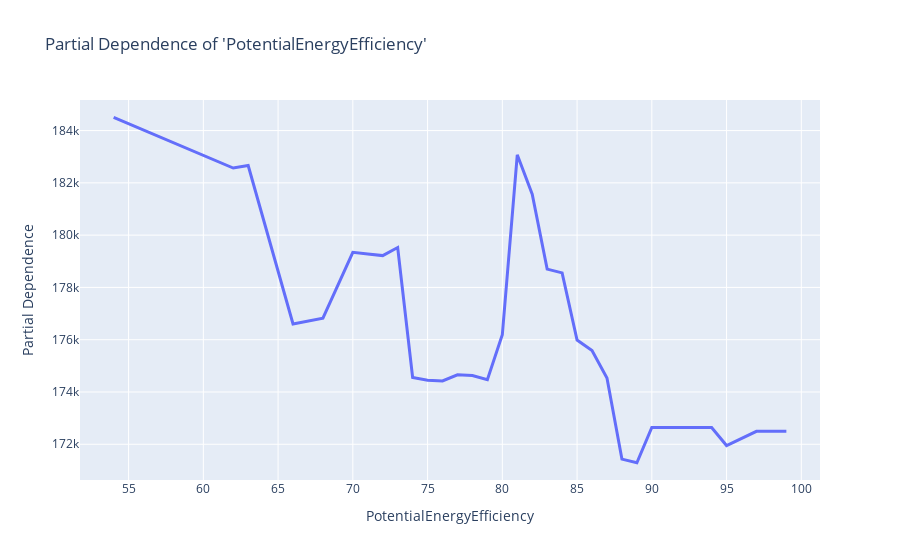

Source (notebook cell):
### Markdown cell above
<img src="reports/figures/pd_ee.png" height="120" >

### Code cell
graph_partial_dependence(price_microservice_pipeline, X_holdout, feature='PotentialEnergyEfficiency')

### Figure 1 — Plotly figure (JSON) as saved in the notebook; plotly's stock layout.template omitted (floating-point values rounded to 4 significant figures)
{"data": [{"line": {"width": 3}, "name": "Partial Dependence", "type": "scatter", "x": [54, 62, 63, 66, 68, 70, 71, 72, 73, 74, 75, 76, 77, 78, 79, 80, 81, 82, 83, 84, 85, 86, 87, 88, 89, 90, 91, 93, 94, 95, 97, 99], "y": [184500.0, 182567, 182700.0, 176600.0, 176800.0, 179300.0, 179300.0, 179200.0, 179500.0, 174600.0, 174400.0, 174400.0, 174700.0, 174600.0, 174500.0, 176200.0, 183100.0, 181600.0, 178700.0, 178600.0, 176000.0, 175600.0, 174500.0, 171400.0, 171300.0, 172600.0, 172600.0, 172600.0, 172600.0, 172000.0, 172495, 172495]}], "layout": {"title": {"text": "Partial Dependence of 'PotentialEnergyEfficiency'"}, "xaxis": {"range": [51.75, 101.2], "title": {"text": "PotentialEnergyEfficiency"}}, "yaxis": {"range": [170600.0, 185200.0], "title": {"text": "Partial Dependence"}}}}
